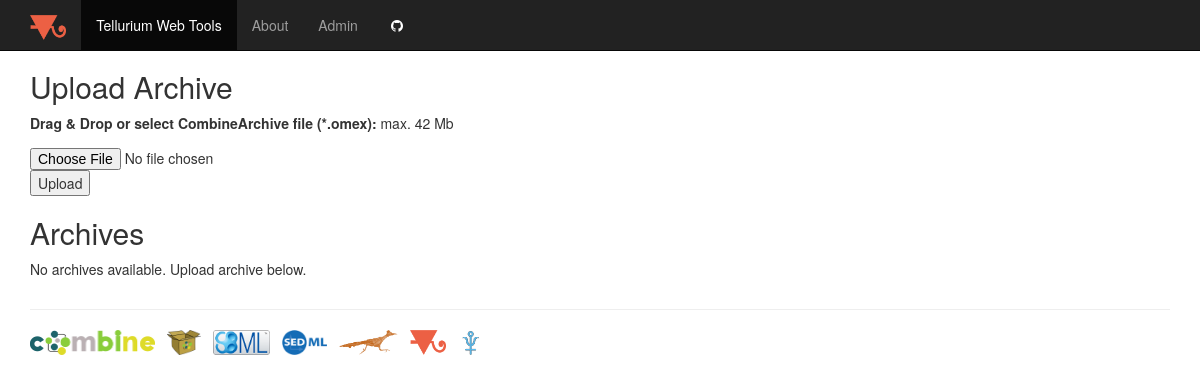
The app's page /combine/, older data.
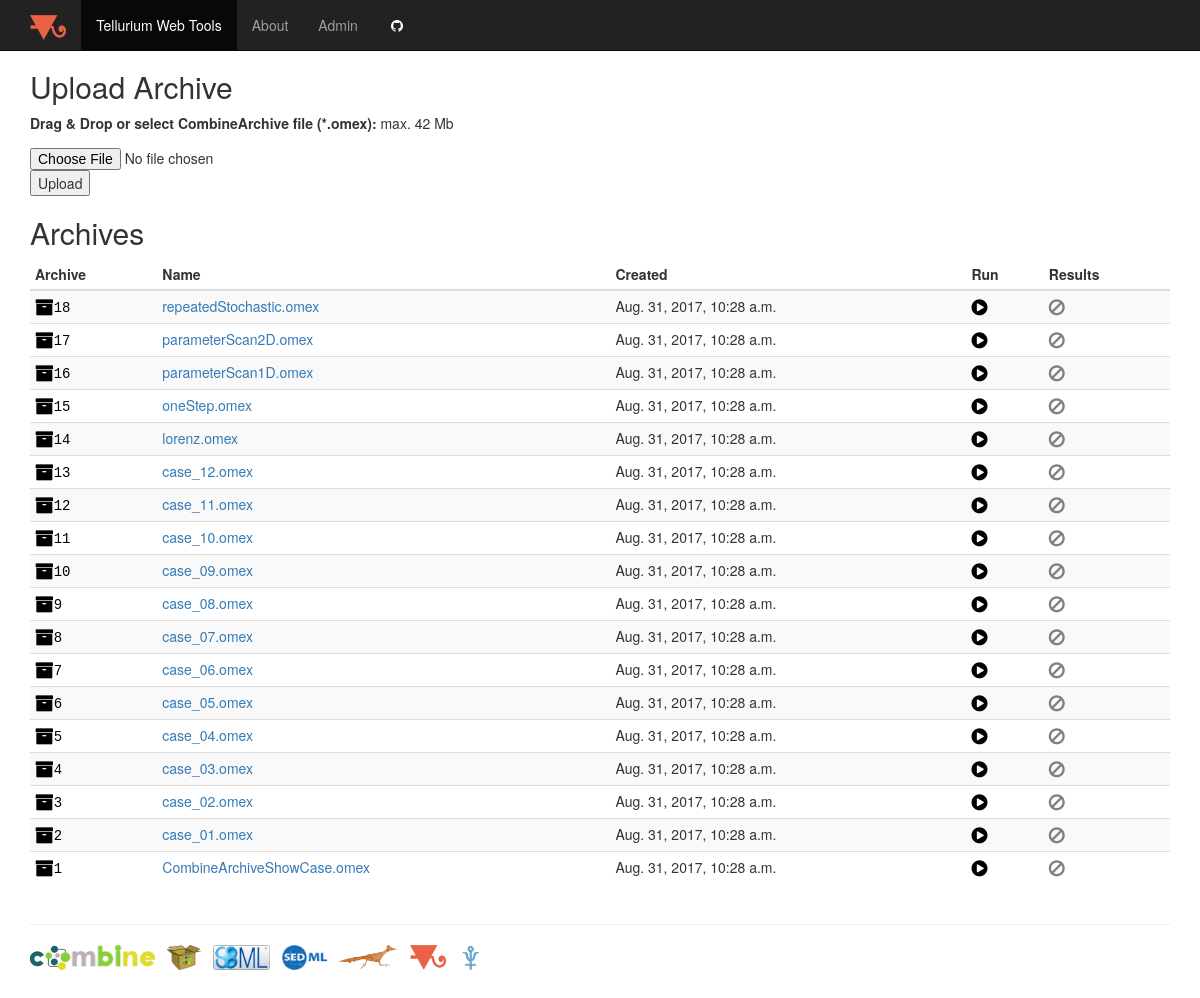
The same page, newer data.
### combine/models.py (models this page shows, shortened)
class Archive(models.Model):
    name = models.CharField(max_length=200)
    file = models.FileField(upload_to='archives', validators=[validate_omex])
    created = models.DateTimeField('date published', editable=False)
    md5 = models.CharField(max_length=36)

### combine/views.py (the view)
def index(request, form=None):
    archives = Archive.objects.all().order_by('-created')
    if form is None:
        form = UploadArchiveForm()
    context = {
        'archives': archives,
        'form': form
    }
    return render(request, 'combine/index.html', context)

### combine/forms.py
class UploadArchiveForm(forms.Form):
    file = forms.FileField(
        label='Drag & Drop or select CombineArchive file (*.omex)',
        help_text='max. 42 Mb'
    )

### combine/templates/combine/index.html (shortened to what this page needs)
{% extends "combine/base_generic.html" %}
{% load static %}
{% block content %}
    <h2>Upload Archive</h2>
    <form action="{% url 'combine:upload' %}" method="post"
          enctype="multipart/form-data">
        <p>{{ form.file.label_tag }} {{ form.file.help_text }}</p>
        <p>
            {{ form.file }} <input type="submit" value="Upload"/>
        </p>
    </form>
    <h2>Archives</h2>
    {% if archives %}
        <table class="table table-striped table-condensed table-hover">
            <thead>
            <tr>
                <th>Archive</th>
                <th>Name</th>
                <th>Created</th>
                <th>Run</th>
                <th>Results</th>
            </tr>
            </thead>
            {% for archive in archives %}
                <tr>
                    <td><a href="{% url 'combine:archive' archive.id %}"><i class="fa fa-archive fa-lg black"></i><span class="math">{{archive.id}}</span></class></a>
                    </td>
                    <td><a href="{% url 'combine:archive' archive.id %}">{{ archive.name }}</a></td>
                    <td>{{ archive.created }}</td>
                    <td><a href="{% url 'combine:archive' archive.id %}"><i
                            class="fa fa-play-circle fa-lg black"></i></a></td>
                    <td><a href="{% url 'combine:archive' archive.id %}"><i
                            class="fa fa-ban fa-lg grey"></i></a></td>
                </tr>
            {% endfor %}
        </table>
    {% else %}
        <p>No archives available. Upload archive below.</p>
    {% endif %}
{% endblock %}

### combine/templates/combine/base_generic.html (shortened to what this page needs)
{% load static %}
<!DOCTYPE html>
<html>
<head>
    <link rel="stylesheet" href="{% static 'combine/bootstrap-3.3.7/css/bootstrap.min.css' %}">
    <link rel="stylesheet" type="text/css" href="{% static 'combine/font-awesome-4.6.3/css/font-awesome.min.css' %}"/>
    <link rel="stylesheet" type="text/css" href="{% static 'combine/css/combine.css' %}"/>
</head>
<body>
<nav class="navbar navbar-inverse navbar-fixed-top">
    <div class="container">
        <div class="navbar-header">
            <a class="navbar-brand" href="{% url 'combine:index' %}"><img src="{% static 'combine/images/logos/te.png' %}" height="25"></a>
        </div>
        <div id="navbar" class="collapse navbar-collapse">
            <ul class="nav navbar-nav">
                <li class="active"><a href="{% url 'combine:index' %}">Tellurium Web Tools</a></li>
                <li><a href="{% url 'combine:about' %}">About</a></li>
                <li><a href="{% url 'admin:index' %}">Admin</a></li>
                <li><a href="https://github.com/matthiaskoenig/tellurium-web" title="Source code on github" target="_blank"><span class="fa fa-github fa-fw white"></span></a></li>
            </ul>
        </div>
    </div>
</nav>
<div id="content" class="container">
<div class="starter-template">
    {% block content %}{% endblock %}
</div>
</div>
<div id="footer" class="container">
    <hr/>
    <a href="http://co.mbine.org/" alt="COMBINE" target="_blank"><img
            src="{% static 'combine/images/logos/combine.png' %}" height="25"></a>&nbsp;&nbsp;
    <a href="http://co.mbine.org/documents/archive" alt="COMBINE archive format" target="_blank"><img
            src="{% static 'combine/images/logos/omex.png' %}" height="25"></a>&nbsp;&nbsp;
    <a href="http://sbml.org" alt="SBML" target="_blank"><img src="{% static 'combine/images/logos/sbml.png' %}"
                                                              height="25"></a>&nbsp;&nbsp;
    <a href="http://sed-ml.org" alt="SED-ML" target="_blank"><img src="{% static 'combine/images/logos/sedml.png' %}"
                                                                  height="25"></a>&nbsp;&nbsp;
    <a href="http://libroadrunner.org/" alt="libroadrunner" target="_blank"><img
            src="{% static 'combine/images/logos/libroadrunner.jpg' %}" height="25"></a>&nbsp;&nbsp;
    <a href="http://tellurium.analogmachine.org/" alt="Tellurium" target="_blank"><img
            src="{% static 'combine/images/logos/te.png' %}" height="25"></a>&nbsp;&nbsp;
    <a href="http://antimony.sourceforge.net//" alt="Antimony" target="_blank"><img
            src="{% static 'combine/images/logos/antimony.png' %}" height="25"></a>&nbsp;&nbsp;
</div>
</body>
</html>

### combine/static/combine/css/combine.css (style rules this page uses)
body { padding-top: 50px; padding-bottom: 50px; }
.black { color: black; }
.grey { color: grey; }
.white { color: white; }
.math { color: black; font-family: monospace; }

Row changes from the older to the newer data that the page shows:
added Archive: id "18", name "repeatedStochastic.omex", created "Aug. 31, 2017, 10:28 a.m."
added Archive: id "17", name "parameterScan2D.omex", created "Aug. 31, 2017, 10:28 a.m."
added Archive: id "16", name "parameterScan1D.omex", created "Aug. 31, 2017, 10:28 a.m."
added Archive: id "15", name "oneStep.omex", created "Aug. 31, 2017, 10:28 a.m."
added Archive: id "14", name "lorenz.omex", created "Aug. 31, 2017, 10:28 a.m."
added Archive: id "13", name "case_12.omex", created "Aug. 31, 2017, 10:28 a.m."
added Archive: id "12", name "case_11.omex", created "Aug. 31, 2017, 10:28 a.m."
added Archive: id "11", name "case_10.omex", created "Aug. 31, 2017, 10:28 a.m."
added Archive: id "10", name "case_09.omex", created "Aug. 31, 2017, 10:28 a.m."
added Archive: id "9", name "case_08.omex", created "Aug. 31, 2017, 10:28 a.m."
added Archive: id "8", name "case_07.omex", created "Aug. 31, 2017, 10:28 a.m."
added Archive: id "7", name "case_06.omex", created "Aug. 31, 2017, 10:28 a.m."
added Archive: id "6", name "case_05.omex", created "Aug. 31, 2017, 10:28 a.m."
added Archive: id "5", name "case_04.omex", created "Aug. 31, 2017, 10:28 a.m."
added Archive: id "4", name "case_03.omex", created "Aug. 31, 2017, 10:28 a.m."
added Archive: id "3", name "case_02.omex", created "Aug. 31, 2017, 10:28 a.m."
added Archive: id "2", name "case_01.omex", created "Aug. 31, 2017, 10:28 a.m."
added Archive: id "1", name "CombineArchiveShowCase.omex", created "Aug. 31, 2017, 10:28 a.m."
Text that changed along with them:
text no longer shown: "No archives available. Upload archive below."
text now shown: "Archive Name Created Run Results"
